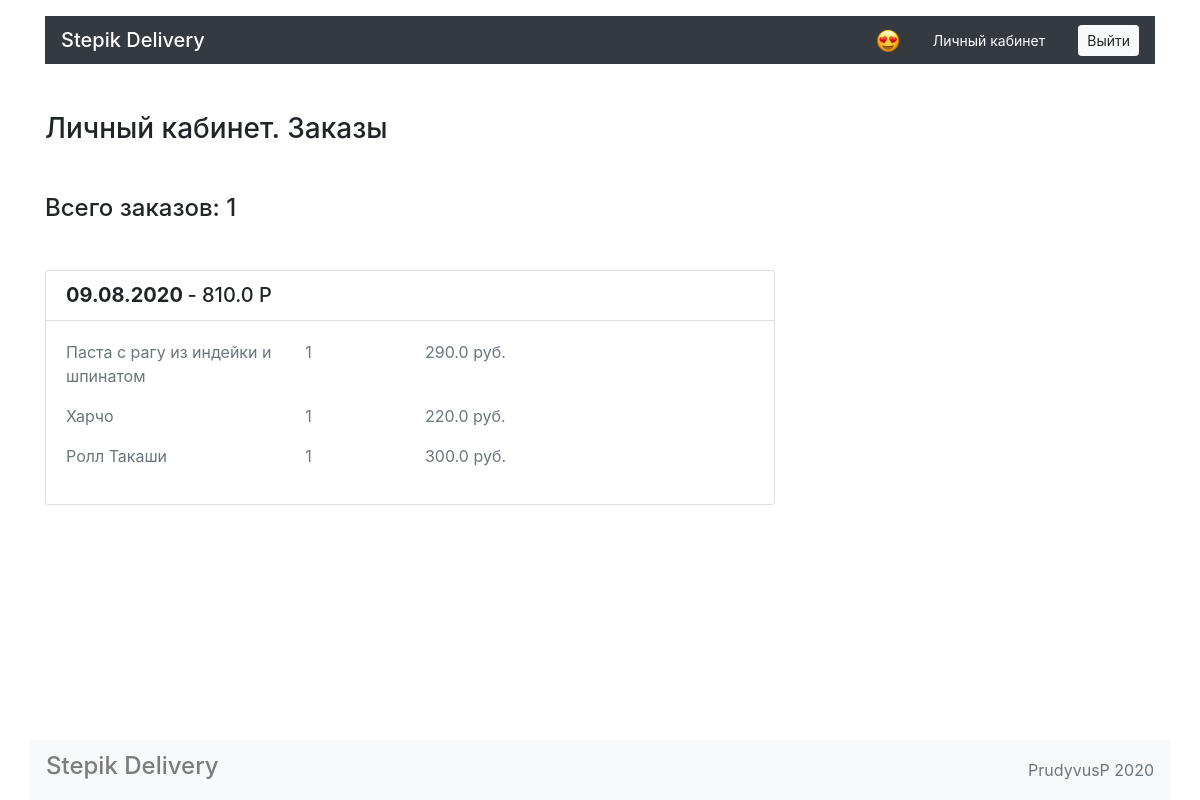
Screenshot of /account/ (signed in) with the database file from the repository.
### models.py (models this page shows, shortened)
class Order(db.Model):
    __tablename__ = "orders"
    id = db.Column(db.Integer, primary_key=True)
    date = db.Column(db.DateTime, nullable=False)
    order_sum = db.Column(db.Float(8), nullable=False)
    phone = db.Column(db.String(10), nullable=False)
    address = db.Column(db.String(32), nullable=False)
    name = db.Column(db.String(24), nullable=False)
    user_id = db.Column(db.Integer, db.ForeignKey("users.id"))
    user = db.relationship("User", back_populates="orders")
    meals = db.relationship('Meal', secondary=order_meal_association, back_populates='orders')

class Meal(db.Model):
    __tablename__ = "meals"
    id = db.Column(db.Integer, primary_key=True)
    title = db.Column(db.String(32), nullable=False)
    price = db.Column(db.Float, nullable=False)
    description = db.Column(db.String(200), nullable=False)
    picture = db.Column(db.String(32), nullable=False)
    category_id = db.Column(db.Integer, db.ForeignKey("categories.id"))
    category = db.relationship("Category", back_populates="meals")
    orders = db.relationship('Order', secondary=order_meal_association, back_populates='meals')

### app.py (the view)
@app.route('/account/')
def render_account():
    if session.get('is_auth'):
        account_order_info = User.query.filter_by(email=session.get('user').get('email')).first()
        return render_template('account.html', auth=session.get('is_auth'), cart_sum=session.get('cart_sum'),
                               cart=session.get('cart'), info=account_order_info)
    else:
        return render_template('auth_error.html')

### templates/account.html
{% extends 'base.html' %}
{% block content %}
  <main class="container">
    <section class="row">
      <div class="col-12 col-lg-8">
        <h1 class="h3 my-5">Личный кабинет. Заказы</h1>
        <h4 class="h4 my-5"> {% if info.orders|length != 0 %} Всего заказов: {{ info.orders|length }} {% else %} Упс... у Вас еще нет заказов, <a href="{{ url_for('render_index') }}"> скорее исправляйте это! </a> {% endif %} </h4>
        {% for order in info.orders %}
        <div class="mt-4 card">
          <ul class="list-group list-group-flush">
            <li class="list-group-item">
              <div class="row">
                <div class="col-7 col-lg-9">
                  <span class="h5 font-weight-bold">{{ order.date.strftime("%d.%m.%Y") }}</span>
                  <span class="h5">- {{ order.order_sum }} P</span>
                </div>
              </div>
            </li>
            <div class="card-body">
            {% for meal in order.meals %}
              <div class="row">
                <p class="col-4 text-muted">{{ meal.title }} </p>
                <p class="col-2 text-muted"> 1</p>
                <p class="col-6 text-muted"> {{ meal.price }} руб. </p>
             </div>
              {% endfor %}
            </div>
          </ul>
      </div>
        {% endfor %}
      </div>
    </section>
  </main>
{% endblock %}

### templates/base.html (style rules this page uses)
html { position: relative; min-height: 100%; }
body { margin-bottom: 60px; }

### rows the page displays
Order: date "09.08.2020", order_sum "810.0"
Meal: title "Паста с рагу из индейки и шпинатом", price "290.0"
Meal: title "Харчо", price "220.0"
Meal: title "Ролл Такаши", price "300.0"

### other values shown
{{ info.orders|length }} "1"
